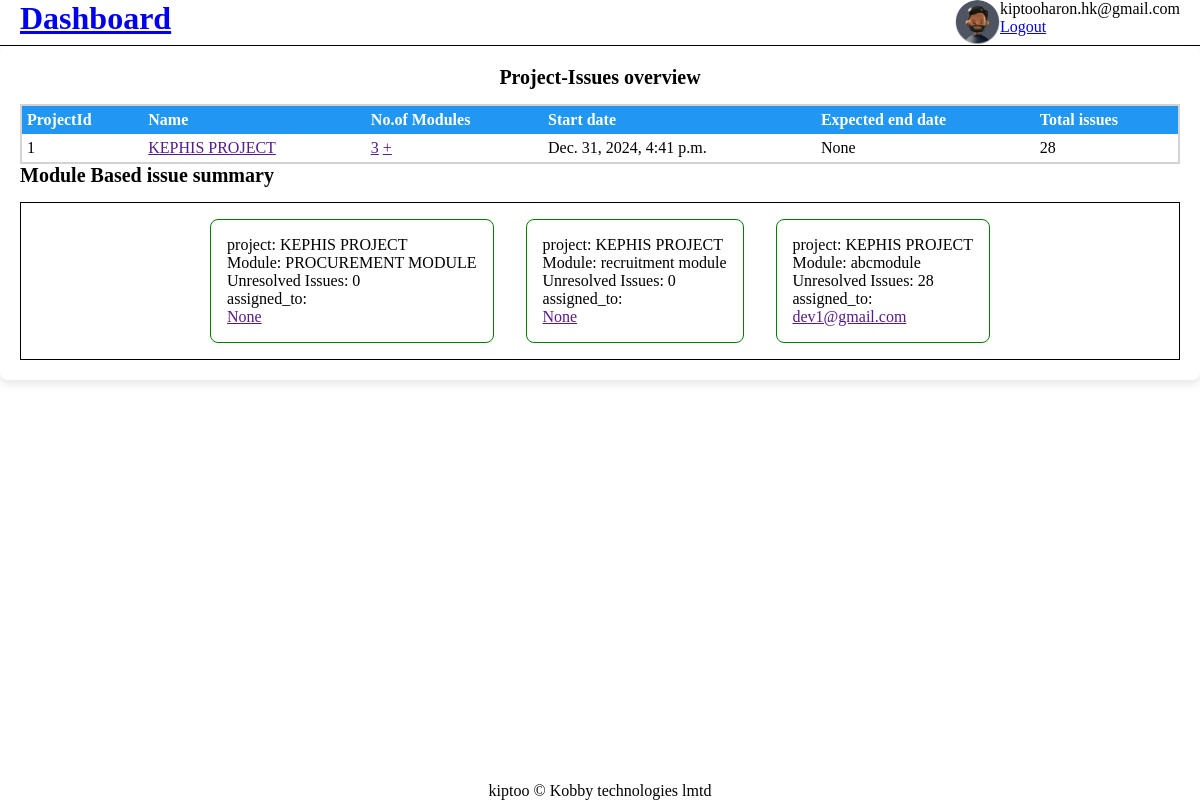
The page /projects/ (signed in) on the database as committed earlier.
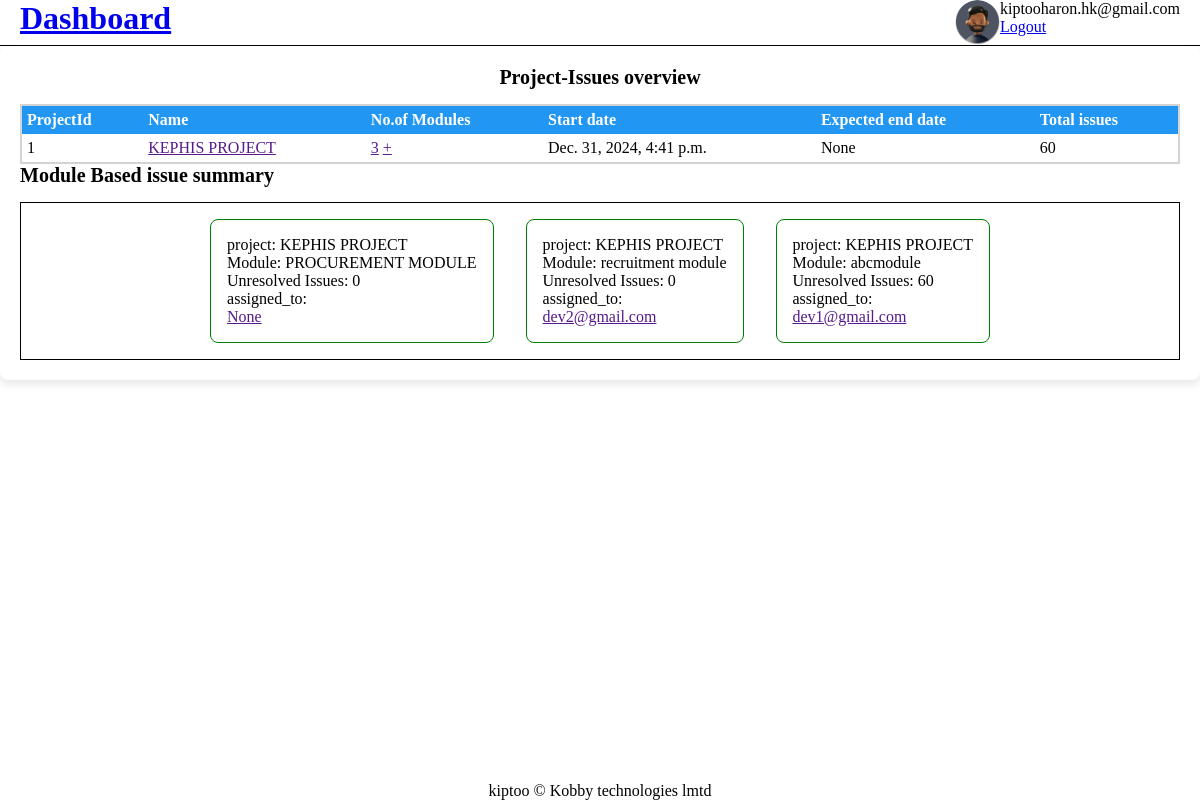
The same page on the database as committed later.
### base/models.py (models this page shows, shortened)
class Project(models.Model):
    project_manager = models.ForeignKey(User, on_delete=models.SET_NULL, null=True, blank=True)
    project_title = models.CharField(max_length=30, blank=False)
    description = models.TextField()
    start_date = models.DateTimeField(auto_now=True)
    end_date = models.DateTimeField(blank=True,null=True)
    def __str__(self):
        return self.project_title

class Module(models.Model):
    assoc_project = models.ForeignKey(Project, on_delete=models.CASCADE)
    assigned_to = models.OneToOneField(User, on_delete=models.SET_NULL, null=True)
    title = models.CharField(max_length=30, blank=False)
    description = models.TextField(blank=False)
    expected_completion_date = models.DateTimeField(blank=True, null=True)
    def __init__(self, *args, **kwargs):
        super().__init__(*args, **kwargs)
        self.channel = "module_" + str(self.id) + "_channel"

### base/views.py (the view, shortened to what this page needs)
# urls.py: path('projects/', Projects.as_view(), name='projects'),
class Projects(LoginRequiredMixin, View):
    def get(self, request):
        all_projects = Project.objects.filter(project_manager=request.user)
        for project in all_projects:
            project.__setattr__('modules', Module.objects.filter(assoc_project=project).count())
            project.__setattr__('issues', Issue.objects.filter(module__in=Module.objects.filter(assoc_project=project)).count())
        modules = Module.objects.filter(assoc_project__in=all_projects)
        for module in modules:
            module.__setattr__("issues", Issue.objects.filter(module=module).count())
        return render(request, 'projects.html', {'projects': all_projects, "modules": modules})

### templates/projects.html (shortened to what this page needs)
{% extends 'base.html' %}
{% load static %}
{% block head %}
<link rel=stylesheet href={% static 'css/dashboard_header.css' %}>
<link rel=stylesheet href={% static 'css/dashboard.css' %}>
<link rel=stylesheet href={% static 'css/project.css' %}>
{% endblock head %}
{% block body %}
<header>
  {% include 'header.html' %}
</header>
<main>
  <section id=projects-assgn>
   <table>
    <caption><h3>Project-Issues overview</h3></caption>
    <thead>
      <th>ProjectId</th>
      <th>Name</th>
      <th>No.of Modules</a></th>
      <th>Start date</th>
      <th>Expected end date</th>
      <th>Total issues</th>
    </thead>
    <tbody>
      {% for project in projects %}
      <tr>
          <td>{{project.id}}</td>
          <td class="project">
            <a href="">{{project.project_title}}</a>
          </td>
          <td><a href="">{{project.modules}}</a>  <a href="">+</a></td>
          <td>{{project.start_date}}</td>
          <td>{{project.end_date}}</td>
          <td>{{project.issues}}</td>
      </tr>
      {% endfor %}
    </tbody>
   </table>
  </section>
  <h3>Module Based issue summary</h3>
  <section id=projectassgn>
    {% for module in modules %}
      <div>
        <div>project: <span>{{module.assoc_project}}</span></div>
        <div>Module: <span>{{module.title}}</span></div>
        <div>Unresolved Issues: <span>{{module.issues}}</span></div>
        <div>assigned_to:<a href="">{{module.assigned_to}}</a></div>
      </div>
    {% endfor %}
  </section>
</main>
{% endblock body %}

### templates/base.html (shortened to what this page needs)
<!doctype html>
<html>
    <head>
    {% block head %}
    {% endblock head%}
    </head>
    <body>
        {% block body %}
        {% endblock body %}
        {% block footer %}
        <footer>
           <p>kiptoo &copy; Kobby technologies lmtd</p>
        </footer>
        {% endblock footer %}
    </body>
</html>

### templates/header.html
{% load static %}
<h1><a href={% url 'home' %}>Dashboard</a></h1>
<figure>
  <img src={% static 'img/pp.png' %} alt="profile picture">
  <figcaption>
    <div id="username">{{user.username}}</div>
    <a href={% url 'logout' %}>Logout</a>
  </figcaption>
</figure>

### static/css/dashboard_header.css (style rules this page uses)
* { margin: 0; padding: 0; box-sizing: border-box; }
body > header { display: flex; justify-content: space-between; padding: 0 20px; border-bottom: solid 2px; }
header figure img { width: 45px; height: 45px; border-radius: 50%; object-fit: cover; }
figure { display: flex; }
#projectassgn { display: flex; justify-content: center; border: solid 1px; align-items: center; }
#projectassgn a { display: block; }
#projectassgn > div { border: solid 1px green; padding: 1em; margin: 1em; border-radius: 0.5em; }

### static/css/dashboard.css (style rules this page uses)
* { margin: 0; padding: 0; box-sizing: border-box; }
body > header { display: flex; justify-content: space-between; border-bottom: solid black 1px; padding: 0 20px }
header figure img { width: 45px; height: 45px; border-radius: 50%; object-fit: cover; }
figure { display: flex; }
main { flex-grow: 1; background-color: #ffffff; padding: 20px; border-radius: 8px; box-shadow: 0 4px 8px rgba(0, 0, 0, 0.1); }
main h3 { margin-bottom: 15px; font-size: 20px; }
section { display: flex; flex-wrap: wrap; }
table { width: 100%; border-collapse: collapse; border: solid 2px lightgray; }
table th, table td { padding: 5px; text-align: left; }
table th { background-color: #2196F3; color: white; }
footer { position: fixed; bottom: 0; width: 100%; text-align: center; }

### static/css/project.css (style rules this page uses)
.project { display: block; position: relative; }

Rows that differ between the two databases and show on the page:
computed for Project "KEPHIS PROJECT": issues "28" → "60"
changed Module "recruitment module": assigned_to "None" → "dev2@gmail.com"
computed for Module "abcmodule": issues "28" → "60"
